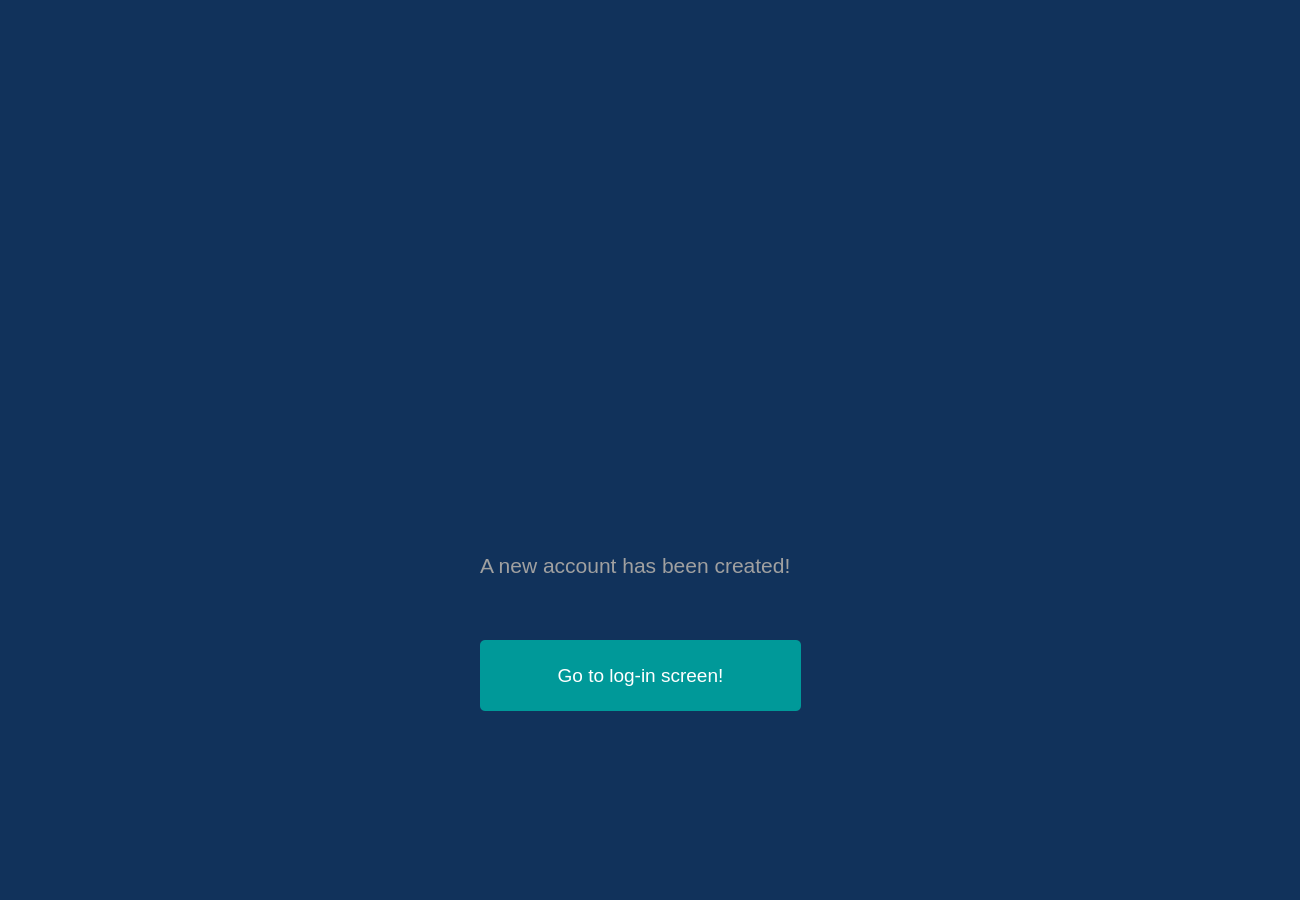
<?xml version="1.0" encoding="UTF-8"?>
<ui version="4.0">
 <class>Dialog</class>
 <widget class="QDialog" name="Dialog">
  <property name="geometry">
   <rect>
    <x>0</x>
    <y>0</y>
    <width>1300</width>
    <height>900</height>
   </rect>
  </property>
  <property name="windowTitle">
   <string>Dialog</string>
  </property>
  <property name="styleSheet">
   <string notr="true">background-color:rgb(17,50,91);</string>
  </property>
  <widget class="QPushButton" name="login_button">
   <property name="geometry">
    <rect>
     <x>480</x>
     <y>640</y>
     <width>321</width>
     <height>71</height>
    </rect>
   </property>
   <property name="font">
    <font>
     <pointsize>14</pointsize>
    </font>
   </property>
   <property name="styleSheet">
    <string notr="true">background-color:rgb(0,153,153);
color:white;
border-style:outset;
border-width:2px;
border-radius:5px;
border:white;
</string>
   </property>
   <property name="text">
    <string>Go to log-in screen!</string>
   </property>
  </widget>
  <widget class="QLabel" name="label">
   <property name="geometry">
    <rect>
     <x>480</x>
     <y>510</y>
     <width>321</width>
     <height>111</height>
    </rect>
   </property>
   <property name="font">
    <font>
     <pointsize>16</pointsize>
    </font>
   </property>
   <property name="styleSheet">
    <string notr="true">color:rgb(160,160,160);</string>
   </property>
   <property name="text">
    <string>A new account has been created!</string>
   </property>
  </widget>
  <widget class="QLabel" name="label_2">
   <property name="geometry">
    <rect>
     <x>420</x>
     <y>90</y>
     <width>431</width>
     <height>411</height>
    </rect>
   </property>
   <property name="text">
    <string/>
   </property>
   <property name="pixmap">
    <pixmap>images/PinClipart.com_meteor-clipart_350880.png</pixmap>
   </property>
   <property name="scaledContents">
    <bool>true</bool>
   </property>
  </widget>
 </widget>
 <resources/>
 <connections/>
</ui>
